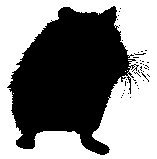
%> input picture SnakeAutomatica/_imagens/comida.png, 157 x 159 px
$ octave descobre_curva_de_imagem.m   (GNU Octave 9; MATLAB toolbox functions it lacks are replaced by stand-ins)
%> lines starting %> are read from the running program, lines starting %| are printed output that depends on the picture; in (x1, y1, x2, y2) boxes, pixels count from 0 and x2, y2 are one past the last pixel; in counts of white or black regions, pixels touching at a corner belong together; the program's own positions count from 1
clear all;
close all;
clc;

I = imread('comida.png');
%> I is the input picture: size 159x157 uint8; 52.1% white; 41 black regions (40 under 20 px), largest, box (x1, y1, x2, y2) and area: (7, 6, 139, 155) 11853
I = rgb2gray(I);
[M, N] = size(I);
%> M = 159; N = 157

y = zeros(1 , N);
for j = 1 : N
    for i = 1 : M
        y(j) = 1 - (i-1) / (M-1);
        if I(i, j) ~= 255
            break;
        end
    end
end
%> after the loop, y = 157 values, max 0.962 at index 114, min 0 at index 1, mean 0.729
y = y * 1.5;
%> y = 157 values, max 1.44 at index 114, min 0 at index 1, mean 1.09
y = y - y(1) + 1;
%> y = 157 values, max 2.44 at index 114, min 1 at index 1, mean 2.09

plot(y);
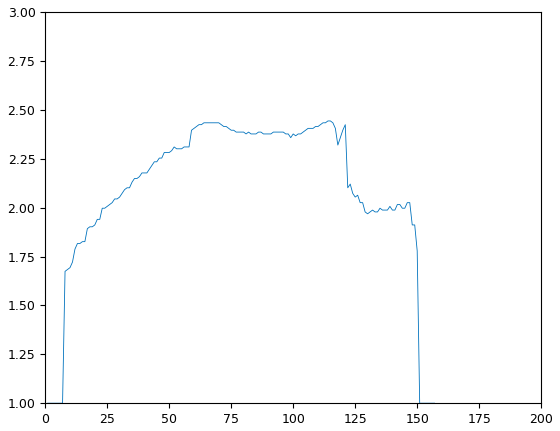
%> figure redrawn from the program's plot data; curve peaks at x = 114, y = 2.44
